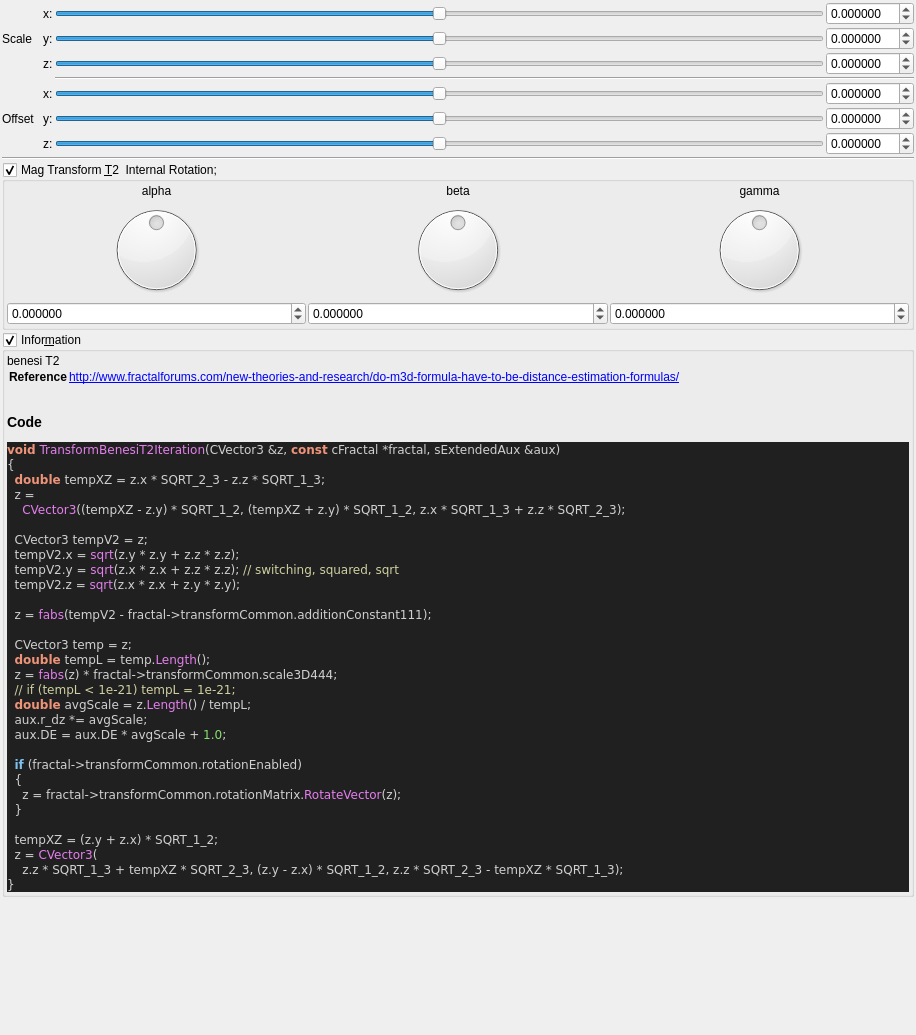
<?xml version="1.0" encoding="UTF-8"?>
<ui version="4.0">
 <class>Form</class>
 <widget class="QWidget" name="Form">
  <property name="geometry">
   <rect>
    <x>0</x>
    <y>0</y>
    <width>916</width>
    <height>1035</height>
   </rect>
  </property>
  <property name="windowTitle">
   <string>Form</string>
  </property>
  <layout class="QVBoxLayout" name="verticalLayout">
   <property name="spacing">
    <number>2</number>
   </property>
   <property name="leftMargin">
    <number>2</number>
   </property>
   <property name="topMargin">
    <number>2</number>
   </property>
   <property name="rightMargin">
    <number>2</number>
   </property>
   <property name="bottomMargin">
    <number>2</number>
   </property>
   <item>
    <layout class="QGridLayout" name="gridLayout_63">
     <property name="spacing">
      <number>2</number>
     </property>
     <item row="6" column="4">
      <widget class="MyDoubleSpinBox" name="spinbox3_transf_addition_constant_111_y">
       <property name="sizePolicy">
        <sizepolicy hsizetype="Minimum" vsizetype="Maximum">
         <horstretch>0</horstretch>
         <verstretch>0</verstretch>
        </sizepolicy>
       </property>
       <property name="prefix">
        <string/>
       </property>
       <property name="suffix">
        <string/>
       </property>
       <property name="decimals">
        <number>6</number>
       </property>
       <property name="minimum">
        <double>-99.989999999999995</double>
       </property>
       <property name="maximum">
        <double>99.989999999999995</double>
       </property>
       <property name="singleStep">
        <double>0.100000000000000</double>
       </property>
      </widget>
     </item>
     <item row="5" column="4">
      <widget class="MyDoubleSpinBox" name="spinbox3_transf_addition_constant_111_x">
       <property name="sizePolicy">
        <sizepolicy hsizetype="Minimum" vsizetype="Maximum">
         <horstretch>0</horstretch>
         <verstretch>0</verstretch>
        </sizepolicy>
       </property>
       <property name="prefix">
        <string/>
       </property>
       <property name="suffix">
        <string/>
       </property>
       <property name="decimals">
        <number>6</number>
       </property>
       <property name="minimum">
        <double>-99.989999999999995</double>
       </property>
       <property name="maximum">
        <double>99.989999999999995</double>
       </property>
       <property name="singleStep">
        <double>0.100000000000000</double>
       </property>
      </widget>
     </item>
     <item row="3" column="4">
      <widget class="MyDoubleSpinBox" name="spinbox3_transf_scale3D_444_z">
       <property name="sizePolicy">
        <sizepolicy hsizetype="Minimum" vsizetype="Maximum">
         <horstretch>0</horstretch>
         <verstretch>0</verstretch>
        </sizepolicy>
       </property>
       <property name="prefix">
        <string/>
       </property>
       <property name="suffix">
        <string/>
       </property>
       <property name="decimals">
        <number>6</number>
       </property>
       <property name="minimum">
        <double>-99.989999999999995</double>
       </property>
       <property name="maximum">
        <double>99.989999999999995</double>
       </property>
       <property name="singleStep">
        <double>0.100000000000000</double>
       </property>
      </widget>
     </item>
     <item row="3" column="2">
      <widget class="QLabel" name="label_260">
       <property name="text">
        <string>z:</string>
       </property>
      </widget>
     </item>
     <item row="2" column="3">
      <widget class="QSlider" name="slider3_transf_scale3D_444_y">
       <property name="sizePolicy">
        <sizepolicy hsizetype="Expanding" vsizetype="Maximum">
         <horstretch>0</horstretch>
         <verstretch>0</verstretch>
        </sizepolicy>
       </property>
       <property name="minimum">
        <number>-5000000</number>
       </property>
       <property name="maximum">
        <number>5000000</number>
       </property>
       <property name="singleStep">
        <number>1</number>
       </property>
       <property name="orientation">
        <enum>Qt::Horizontal</enum>
       </property>
      </widget>
     </item>
     <item row="6" column="1">
      <widget class="QLabel" name="label_255">
       <property name="text">
        <string>Offset  </string>
       </property>
      </widget>
     </item>
     <item row="2" column="1">
      <widget class="QLabel" name="label_258">
       <property name="text">
        <string>Scale </string>
       </property>
      </widget>
     </item>
     <item row="4" column="3" colspan="2">
      <widget class="Line" name="line_53">
       <property name="orientation">
        <enum>Qt::Horizontal</enum>
       </property>
      </widget>
     </item>
     <item row="6" column="3">
      <widget class="QSlider" name="slider3_transf_addition_constant_111_y">
       <property name="sizePolicy">
        <sizepolicy hsizetype="Expanding" vsizetype="Maximum">
         <horstretch>0</horstretch>
         <verstretch>0</verstretch>
        </sizepolicy>
       </property>
       <property name="minimum">
        <number>-5000000</number>
       </property>
       <property name="maximum">
        <number>5000000</number>
       </property>
       <property name="singleStep">
        <number>1</number>
       </property>
       <property name="orientation">
        <enum>Qt::Horizontal</enum>
       </property>
      </widget>
     </item>
     <item row="0" column="2">
      <widget class="QLabel" name="label_252">
       <property name="text">
        <string>x:</string>
       </property>
      </widget>
     </item>
     <item row="0" column="3">
      <widget class="QSlider" name="slider3_transf_scale3D_444_x">
       <property name="sizePolicy">
        <sizepolicy hsizetype="Preferred" vsizetype="Preferred">
         <horstretch>0</horstretch>
         <verstretch>0</verstretch>
        </sizepolicy>
       </property>
       <property name="minimum">
        <number>-5000000</number>
       </property>
       <property name="maximum">
        <number>5000000</number>
       </property>
       <property name="singleStep">
        <number>1</number>
       </property>
       <property name="orientation">
        <enum>Qt::Horizontal</enum>
       </property>
      </widget>
     </item>
     <item row="3" column="3">
      <widget class="QSlider" name="slider3_transf_scale3D_444_z">
       <property name="sizePolicy">
        <sizepolicy hsizetype="Expanding" vsizetype="Maximum">
         <horstretch>0</horstretch>
         <verstretch>0</verstretch>
        </sizepolicy>
       </property>
       <property name="minimum">
        <number>-5000000</number>
       </property>
       <property name="maximum">
        <number>5000000</number>
       </property>
       <property name="singleStep">
        <number>1</number>
       </property>
       <property name="orientation">
        <enum>Qt::Horizontal</enum>
       </property>
      </widget>
     </item>
     <item row="6" column="2">
      <widget class="QLabel" name="label_259">
       <property name="text">
        <string>y:</string>
       </property>
      </widget>
     </item>
     <item row="7" column="3">
      <widget class="QSlider" name="slider3_transf_addition_constant_111_z">
       <property name="sizePolicy">
        <sizepolicy hsizetype="Expanding" vsizetype="Maximum">
         <horstretch>0</horstretch>
         <verstretch>0</verstretch>
        </sizepolicy>
       </property>
       <property name="minimum">
        <number>-5000000</number>
       </property>
       <property name="maximum">
        <number>5000000</number>
       </property>
       <property name="singleStep">
        <number>1</number>
       </property>
       <property name="orientation">
        <enum>Qt::Horizontal</enum>
       </property>
      </widget>
     </item>
     <item row="2" column="4">
      <widget class="MyDoubleSpinBox" name="spinbox3_transf_scale3D_444_y">
       <property name="sizePolicy">
        <sizepolicy hsizetype="Minimum" vsizetype="Maximum">
         <horstretch>0</horstretch>
         <verstretch>0</verstretch>
        </sizepolicy>
       </property>
       <property name="prefix">
        <string/>
       </property>
       <property name="suffix">
        <string/>
       </property>
       <property name="decimals">
        <number>6</number>
       </property>
       <property name="minimum">
        <double>-99.989999999999995</double>
       </property>
       <property name="maximum">
        <double>99.989999999999995</double>
       </property>
       <property name="singleStep">
        <double>0.100000000000000</double>
       </property>
      </widget>
     </item>
     <item row="0" column="4">
      <widget class="MyDoubleSpinBox" name="spinbox3_transf_scale3D_444_x">
       <property name="sizePolicy">
        <sizepolicy hsizetype="Minimum" vsizetype="Maximum">
         <horstretch>0</horstretch>
         <verstretch>0</verstretch>
        </sizepolicy>
       </property>
       <property name="prefix">
        <string/>
       </property>
       <property name="suffix">
        <string/>
       </property>
       <property name="decimals">
        <number>6</number>
       </property>
       <property name="minimum">
        <double>-99.989999999999995</double>
       </property>
       <property name="maximum">
        <double>99.989999999999995</double>
       </property>
       <property name="singleStep">
        <double>0.100000000000000</double>
       </property>
      </widget>
     </item>
     <item row="7" column="4">
      <widget class="MyDoubleSpinBox" name="spinbox3_transf_addition_constant_111_z">
       <property name="sizePolicy">
        <sizepolicy hsizetype="Minimum" vsizetype="Maximum">
         <horstretch>0</horstretch>
         <verstretch>0</verstretch>
        </sizepolicy>
       </property>
       <property name="prefix">
        <string/>
       </property>
       <property name="suffix">
        <string/>
       </property>
       <property name="decimals">
        <number>6</number>
       </property>
       <property name="minimum">
        <double>-99.989999999999995</double>
       </property>
       <property name="maximum">
        <double>99.989999999999995</double>
       </property>
       <property name="singleStep">
        <double>0.100000000000000</double>
       </property>
      </widget>
     </item>
     <item row="5" column="2">
      <widget class="QLabel" name="label_254">
       <property name="text">
        <string>x:</string>
       </property>
      </widget>
     </item>
     <item row="2" column="2">
      <widget class="QLabel" name="label_256">
       <property name="text">
        <string>y:</string>
       </property>
      </widget>
     </item>
     <item row="7" column="2">
      <widget class="QLabel" name="label_261">
       <property name="text">
        <string>z:</string>
       </property>
      </widget>
     </item>
     <item row="5" column="3">
      <widget class="QSlider" name="slider3_transf_addition_constant_111_x">
       <property name="sizePolicy">
        <sizepolicy hsizetype="Preferred" vsizetype="Preferred">
         <horstretch>0</horstretch>
         <verstretch>0</verstretch>
        </sizepolicy>
       </property>
       <property name="minimum">
        <number>-5000000</number>
       </property>
       <property name="maximum">
        <number>5000000</number>
       </property>
       <property name="singleStep">
        <number>1</number>
       </property>
       <property name="orientation">
        <enum>Qt::Horizontal</enum>
       </property>
      </widget>
     </item>
    </layout>
   </item>
   <item>
    <widget class="Line" name="line_55">
     <property name="orientation">
      <enum>Qt::Horizontal</enum>
     </property>
    </widget>
   </item>
   <item>
    <widget class="MyGroupBox" name="groupCheck_transf_rotation_enabled">
     <property name="title">
      <string>Mag Transform &amp;T2  Internal Rotation; </string>
     </property>
     <property name="checkable">
      <bool>true</bool>
     </property>
     <layout class="QVBoxLayout" name="verticalLayout_8" stretch="0">
      <property name="spacing">
       <number>2</number>
      </property>
      <property name="leftMargin">
       <number>2</number>
      </property>
      <property name="topMargin">
       <number>2</number>
      </property>
      <property name="rightMargin">
       <number>2</number>
      </property>
      <property name="bottomMargin">
       <number>2</number>
      </property>
      <item>
       <layout class="QGridLayout" name="gridLayout_10">
        <property name="spacing">
         <number>2</number>
        </property>
        <item row="1" column="2">
         <widget class="QLabel" name="label_36">
          <property name="text">
           <string>gamma</string>
          </property>
          <property name="alignment">
           <set>Qt::AlignCenter</set>
          </property>
         </widget>
        </item>
        <item row="1" column="1">
         <widget class="QLabel" name="label_34">
          <property name="text">
           <string>beta</string>
          </property>
          <property name="alignment">
           <set>Qt::AlignCenter</set>
          </property>
         </widget>
        </item>
        <item row="1" column="0">
         <widget class="QLabel" name="label_35">
          <property name="text">
           <string>alpha</string>
          </property>
          <property name="alignment">
           <set>Qt::AlignCenter</set>
          </property>
         </widget>
        </item>
        <item row="2" column="1">
         <widget class="QDial" name="dial3_transf_rotation_y">
          <property name="minimum">
           <number>-18000</number>
          </property>
          <property name="maximum">
           <number>18000</number>
          </property>
          <property name="wrapping">
           <bool>true</bool>
          </property>
         </widget>
        </item>
        <item row="2" column="2">
         <widget class="QDial" name="dial3_transf_rotation_z">
          <property name="minimum">
           <number>-18000</number>
          </property>
          <property name="maximum">
           <number>18000</number>
          </property>
          <property name="wrapping">
           <bool>true</bool>
          </property>
         </widget>
        </item>
        <item row="3" column="0">
         <widget class="MyDoubleSpinBox" name="spinboxd3_transf_rotation_x">
          <property name="sizePolicy">
           <sizepolicy hsizetype="Minimum" vsizetype="Maximum">
            <horstretch>0</horstretch>
            <verstretch>0</verstretch>
           </sizepolicy>
          </property>
          <property name="prefix">
           <string/>
          </property>
          <property name="suffix">
           <string/>
          </property>
          <property name="decimals">
           <number>6</number>
          </property>
          <property name="minimum">
           <double>-180.000000000000000</double>
          </property>
          <property name="maximum">
           <double>180.000000000000000</double>
          </property>
          <property name="singleStep">
           <double>1.000000000000000</double>
          </property>
         </widget>
        </item>
        <item row="2" column="0">
         <widget class="QDial" name="dial3_transf_rotation_x">
          <property name="minimum">
           <number>-18000</number>
          </property>
          <property name="maximum">
           <number>18000</number>
          </property>
          <property name="wrapping">
           <bool>true</bool>
          </property>
         </widget>
        </item>
        <item row="3" column="2">
         <widget class="MyDoubleSpinBox" name="spinboxd3_transf_rotation_z">
          <property name="sizePolicy">
           <sizepolicy hsizetype="Minimum" vsizetype="Maximum">
            <horstretch>0</horstretch>
            <verstretch>0</verstretch>
           </sizepolicy>
          </property>
          <property name="prefix">
           <string/>
          </property>
          <property name="suffix">
           <string/>
          </property>
          <property name="decimals">
           <number>6</number>
          </property>
          <property name="minimum">
           <double>-180.000000000000000</double>
          </property>
          <property name="maximum">
           <double>180.000000000000000</double>
          </property>
          <property name="singleStep">
           <double>1.000000000000000</double>
          </property>
         </widget>
        </item>
        <item row="3" column="1">
         <widget class="MyDoubleSpinBox" name="spinboxd3_transf_rotation_y">
          <property name="sizePolicy">
           <sizepolicy hsizetype="Minimum" vsizetype="Maximum">
            <horstretch>0</horstretch>
            <verstretch>0</verstretch>
           </sizepolicy>
          </property>
          <property name="prefix">
           <string/>
          </property>
          <property name="suffix">
           <string/>
          </property>
          <property name="decimals">
           <number>6</number>
          </property>
          <property name="minimum">
           <double>-180.000000000000000</double>
          </property>
          <property name="maximum">
           <double>180.000000000000000</double>
          </property>
          <property name="singleStep">
           <double>1.000000000000000</double>
          </property>
         </widget>
        </item>
       </layout>
      </item>
     </layout>
    </widget>
   </item>
   <item>
    <widget class="MyGroupBox" name="groupCheck_info">
     <property name="title">
      <string>Infor&amp;mation</string>
     </property>
     <property name="flat">
      <bool>false</bool>
     </property>
     <property name="checkable">
      <bool>true</bool>
     </property>
     <layout class="QVBoxLayout" name="verticalLayout_2">
      <property name="spacing">
       <number>2</number>
      </property>
      <property name="leftMargin">
       <number>2</number>
      </property>
      <property name="topMargin">
       <number>2</number>
      </property>
      <property name="rightMargin">
       <number>2</number>
      </property>
      <property name="bottomMargin">
       <number>2</number>
      </property>
      <item>
       <widget class="QLabel" name="label_code_content">
        <property name="text">
         <string>&lt;p&gt;benesi T2&lt;/p&gt;&lt;table&gt;
&lt;tr&gt;&lt;th&gt;Reference&lt;/th&gt;&lt;td&gt;&lt;a href=&quot;http://www.fractalforums.com/new-theories-and-research/do-m3d-formula-have-to-be-distance-estimation-formulas/&quot;&gt;http://www.fractalforums.com/new-theories-and-research/do-m3d-formula-have-to-be-distance-estimation-formulas/&lt;br&gt;
&lt;/td&gt;&lt;/tr&gt;
&lt;/table&gt;
&lt;h3&gt;Code&lt;/h3&gt;
&lt;body style=&quot;background-color:#202020&quot;&gt;
&lt;pre style=&quot;color:#d0d0d0; background-color:#202020;  font-family:'Courier New',monospace;&quot;&gt;&lt;span style=&quot;color:#f09479; font-weight:bold&quot;&gt;void&lt;/span&gt; &lt;span style=&quot;color:#e47eed&quot;&gt;TransformBenesiT2Iteration&lt;/span&gt;&lt;span style=&quot;color:#d0d0d0&quot;&gt;(&lt;/span&gt;CVector3 &lt;span style=&quot;color:#d0d0d0&quot;&gt;&amp;amp;&lt;/span&gt;z&lt;span style=&quot;color:#d0d0d0&quot;&gt;,&lt;/span&gt; &lt;span style=&quot;color:#f09479; font-weight:bold&quot;&gt;const&lt;/span&gt; cFractal &lt;span style=&quot;color:#d0d0d0&quot;&gt;*&lt;/span&gt;fractal&lt;span style=&quot;color:#d0d0d0&quot;&gt;,&lt;/span&gt; sExtendedAux &lt;span style=&quot;color:#d0d0d0&quot;&gt;&amp;amp;&lt;/span&gt;aux&lt;span style=&quot;color:#d0d0d0&quot;&gt;)&lt;/span&gt;
&lt;span style=&quot;color:#d0d0d0&quot;&gt;{&lt;/span&gt;
  &lt;span style=&quot;color:#f09479; font-weight:bold&quot;&gt;double&lt;/span&gt; tempXZ &lt;span style=&quot;color:#d0d0d0&quot;&gt;=&lt;/span&gt; z&lt;span style=&quot;color:#d0d0d0&quot;&gt;.&lt;/span&gt;x &lt;span style=&quot;color:#d0d0d0&quot;&gt;*&lt;/span&gt; SQRT_2_3 &lt;span style=&quot;color:#d0d0d0&quot;&gt;-&lt;/span&gt; z&lt;span style=&quot;color:#d0d0d0&quot;&gt;.&lt;/span&gt;z &lt;span style=&quot;color:#d0d0d0&quot;&gt;*&lt;/span&gt; SQRT_1_3&lt;span style=&quot;color:#d0d0d0&quot;&gt;;&lt;/span&gt;
  z &lt;span style=&quot;color:#d0d0d0&quot;&gt;=&lt;/span&gt;
    &lt;span style=&quot;color:#e47eed&quot;&gt;CVector3&lt;/span&gt;&lt;span style=&quot;color:#d0d0d0&quot;&gt;((&lt;/span&gt;tempXZ &lt;span style=&quot;color:#d0d0d0&quot;&gt;-&lt;/span&gt; z&lt;span style=&quot;color:#d0d0d0&quot;&gt;.&lt;/span&gt;y&lt;span style=&quot;color:#d0d0d0&quot;&gt;) *&lt;/span&gt; SQRT_1_2&lt;span style=&quot;color:#d0d0d0&quot;&gt;, (&lt;/span&gt;tempXZ &lt;span style=&quot;color:#d0d0d0&quot;&gt;+&lt;/span&gt; z&lt;span style=&quot;color:#d0d0d0&quot;&gt;.&lt;/span&gt;y&lt;span style=&quot;color:#d0d0d0&quot;&gt;) *&lt;/span&gt; SQRT_1_2&lt;span style=&quot;color:#d0d0d0&quot;&gt;,&lt;/span&gt; z&lt;span style=&quot;color:#d0d0d0&quot;&gt;.&lt;/span&gt;x &lt;span style=&quot;color:#d0d0d0&quot;&gt;*&lt;/span&gt; SQRT_1_3 &lt;span style=&quot;color:#d0d0d0&quot;&gt;+&lt;/span&gt; z&lt;span style=&quot;color:#d0d0d0&quot;&gt;.&lt;/span&gt;z &lt;span style=&quot;color:#d0d0d0&quot;&gt;*&lt;/span&gt; SQRT_2_3&lt;span style=&quot;color:#d0d0d0&quot;&gt;);&lt;/span&gt;

  CVector3 tempV2 &lt;span style=&quot;color:#d0d0d0&quot;&gt;=&lt;/span&gt; z&lt;span style=&quot;color:#d0d0d0&quot;&gt;;&lt;/span&gt;
  tempV2&lt;span style=&quot;color:#d0d0d0&quot;&gt;.&lt;/span&gt;x &lt;span style=&quot;color:#d0d0d0&quot;&gt;=&lt;/span&gt; &lt;span style=&quot;color:#e47eed&quot;&gt;sqrt&lt;/span&gt;&lt;span style=&quot;color:#d0d0d0&quot;&gt;(&lt;/span&gt;z&lt;span style=&quot;color:#d0d0d0&quot;&gt;.&lt;/span&gt;y &lt;span style=&quot;color:#d0d0d0&quot;&gt;*&lt;/span&gt; z&lt;span style=&quot;color:#d0d0d0&quot;&gt;.&lt;/span&gt;y &lt;span style=&quot;color:#d0d0d0&quot;&gt;+&lt;/span&gt; z&lt;span style=&quot;color:#d0d0d0&quot;&gt;.&lt;/span&gt;z &lt;span style=&quot;color:#d0d0d0&quot;&gt;*&lt;/span&gt; z&lt;span style=&quot;color:#d0d0d0&quot;&gt;.&lt;/span&gt;z&lt;span style=&quot;color:#d0d0d0&quot;&gt;);&lt;/span&gt;
  tempV2&lt;span style=&quot;color:#d0d0d0&quot;&gt;.&lt;/span&gt;y &lt;span style=&quot;color:#d0d0d0&quot;&gt;=&lt;/span&gt; &lt;span style=&quot;color:#e47eed&quot;&gt;sqrt&lt;/span&gt;&lt;span style=&quot;color:#d0d0d0&quot;&gt;(&lt;/span&gt;z&lt;span style=&quot;color:#d0d0d0&quot;&gt;.&lt;/span&gt;x &lt;span style=&quot;color:#d0d0d0&quot;&gt;*&lt;/span&gt; z&lt;span style=&quot;color:#d0d0d0&quot;&gt;.&lt;/span&gt;x &lt;span style=&quot;color:#d0d0d0&quot;&gt;+&lt;/span&gt; z&lt;span style=&quot;color:#d0d0d0&quot;&gt;.&lt;/span&gt;z &lt;span style=&quot;color:#d0d0d0&quot;&gt;*&lt;/span&gt; z&lt;span style=&quot;color:#d0d0d0&quot;&gt;.&lt;/span&gt;z&lt;span style=&quot;color:#d0d0d0&quot;&gt;);&lt;/span&gt; &lt;span style=&quot;color:#d0d0a0&quot;&gt;// switching, squared, sqrt&lt;/span&gt;
  tempV2&lt;span style=&quot;color:#d0d0d0&quot;&gt;.&lt;/span&gt;z &lt;span style=&quot;color:#d0d0d0&quot;&gt;=&lt;/span&gt; &lt;span style=&quot;color:#e47eed&quot;&gt;sqrt&lt;/span&gt;&lt;span style=&quot;color:#d0d0d0&quot;&gt;(&lt;/span&gt;z&lt;span style=&quot;color:#d0d0d0&quot;&gt;.&lt;/span&gt;x &lt;span style=&quot;color:#d0d0d0&quot;&gt;*&lt;/span&gt; z&lt;span style=&quot;color:#d0d0d0&quot;&gt;.&lt;/span&gt;x &lt;span style=&quot;color:#d0d0d0&quot;&gt;+&lt;/span&gt; z&lt;span style=&quot;color:#d0d0d0&quot;&gt;.&lt;/span&gt;y &lt;span style=&quot;color:#d0d0d0&quot;&gt;*&lt;/span&gt; z&lt;span style=&quot;color:#d0d0d0&quot;&gt;.&lt;/span&gt;y&lt;span style=&quot;color:#d0d0d0&quot;&gt;);&lt;/span&gt;

  z &lt;span style=&quot;color:#d0d0d0&quot;&gt;=&lt;/span&gt; &lt;span style=&quot;color:#e47eed&quot;&gt;fabs&lt;/span&gt;&lt;span style=&quot;color:#d0d0d0&quot;&gt;(&lt;/span&gt;tempV2 &lt;span style=&quot;color:#d0d0d0&quot;&gt;-&lt;/span&gt; fractal&lt;span style=&quot;color:#d0d0d0&quot;&gt;-&amp;gt;&lt;/span&gt;transformCommon&lt;span style=&quot;color:#d0d0d0&quot;&gt;.&lt;/span&gt;additionConstant111&lt;span style=&quot;color:#d0d0d0&quot;&gt;);&lt;/span&gt;

  CVector3 temp &lt;span style=&quot;color:#d0d0d0&quot;&gt;=&lt;/span&gt; z&lt;span style=&quot;color:#d0d0d0&quot;&gt;;&lt;/span&gt;
  &lt;span style=&quot;color:#f09479; font-weight:bold&quot;&gt;double&lt;/span&gt; tempL &lt;span style=&quot;color:#d0d0d0&quot;&gt;=&lt;/span&gt; temp&lt;span style=&quot;color:#d0d0d0&quot;&gt;.&lt;/span&gt;&lt;span style=&quot;color:#e47eed&quot;&gt;Length&lt;/span&gt;&lt;span style=&quot;color:#d0d0d0&quot;&gt;();&lt;/span&gt;
  z &lt;span style=&quot;color:#d0d0d0&quot;&gt;=&lt;/span&gt; &lt;span style=&quot;color:#e47eed&quot;&gt;fabs&lt;/span&gt;&lt;span style=&quot;color:#d0d0d0&quot;&gt;(&lt;/span&gt;z&lt;span style=&quot;color:#d0d0d0&quot;&gt;) *&lt;/span&gt; fractal&lt;span style=&quot;color:#d0d0d0&quot;&gt;-&amp;gt;&lt;/span&gt;transformCommon&lt;span style=&quot;color:#d0d0d0&quot;&gt;.&lt;/span&gt;scale3D444&lt;span style=&quot;color:#d0d0d0&quot;&gt;;&lt;/span&gt;
  &lt;span style=&quot;color:#d0d0a0&quot;&gt;// if (tempL &amp;lt; 1e-21) tempL = 1e-21;&lt;/span&gt;
  &lt;span style=&quot;color:#f09479; font-weight:bold&quot;&gt;double&lt;/span&gt; avgScale &lt;span style=&quot;color:#d0d0d0&quot;&gt;=&lt;/span&gt; z&lt;span style=&quot;color:#d0d0d0&quot;&gt;.&lt;/span&gt;&lt;span style=&quot;color:#e47eed&quot;&gt;Length&lt;/span&gt;&lt;span style=&quot;color:#d0d0d0&quot;&gt;() /&lt;/span&gt; tempL&lt;span style=&quot;color:#d0d0d0&quot;&gt;;&lt;/span&gt;
  aux&lt;span style=&quot;color:#d0d0d0&quot;&gt;.&lt;/span&gt;r_dz &lt;span style=&quot;color:#d0d0d0&quot;&gt;*=&lt;/span&gt; avgScale&lt;span style=&quot;color:#d0d0d0&quot;&gt;;&lt;/span&gt;
  aux&lt;span style=&quot;color:#d0d0d0&quot;&gt;.&lt;/span&gt;DE &lt;span style=&quot;color:#d0d0d0&quot;&gt;=&lt;/span&gt; aux&lt;span style=&quot;color:#d0d0d0&quot;&gt;.&lt;/span&gt;DE &lt;span style=&quot;color:#d0d0d0&quot;&gt;*&lt;/span&gt; avgScale &lt;span style=&quot;color:#d0d0d0&quot;&gt;+&lt;/span&gt; &lt;span style=&quot;color:#87df71&quot;&gt;1.0&lt;/span&gt;&lt;span style=&quot;color:#d0d0d0&quot;&gt;;&lt;/span&gt;

  &lt;span style=&quot;color:#7ec0ee; font-weight:bold&quot;&gt;if&lt;/span&gt; &lt;span style=&quot;color:#d0d0d0&quot;&gt;(&lt;/span&gt;fractal&lt;span style=&quot;color:#d0d0d0&quot;&gt;-&amp;gt;&lt;/span&gt;transformCommon&lt;span style=&quot;color:#d0d0d0&quot;&gt;.&lt;/span&gt;rotationEnabled&lt;span style=&quot;color:#d0d0d0&quot;&gt;)&lt;/span&gt;
  &lt;span style=&quot;color:#d0d0d0&quot;&gt;{&lt;/span&gt;
    z &lt;span style=&quot;color:#d0d0d0&quot;&gt;=&lt;/span&gt; fractal&lt;span style=&quot;color:#d0d0d0&quot;&gt;-&amp;gt;&lt;/span&gt;transformCommon&lt;span style=&quot;color:#d0d0d0&quot;&gt;.&lt;/span&gt;rotationMatrix&lt;span style=&quot;color:#d0d0d0&quot;&gt;.&lt;/span&gt;&lt;span style=&quot;color:#e47eed&quot;&gt;RotateVector&lt;/span&gt;&lt;span style=&quot;color:#d0d0d0&quot;&gt;(&lt;/span&gt;z&lt;span style=&quot;color:#d0d0d0&quot;&gt;);&lt;/span&gt;
  &lt;span style=&quot;color:#d0d0d0&quot;&gt;}&lt;/span&gt;

  tempXZ &lt;span style=&quot;color:#d0d0d0&quot;&gt;= (&lt;/span&gt;z&lt;span style=&quot;color:#d0d0d0&quot;&gt;.&lt;/span&gt;y &lt;span style=&quot;color:#d0d0d0&quot;&gt;+&lt;/span&gt; z&lt;span style=&quot;color:#d0d0d0&quot;&gt;.&lt;/span&gt;x&lt;span style=&quot;color:#d0d0d0&quot;&gt;) *&lt;/span&gt; SQRT_1_2&lt;span style=&quot;color:#d0d0d0&quot;&gt;;&lt;/span&gt;
  z &lt;span style=&quot;color:#d0d0d0&quot;&gt;=&lt;/span&gt; &lt;span style=&quot;color:#e47eed&quot;&gt;CVector3&lt;/span&gt;&lt;span style=&quot;color:#d0d0d0&quot;&gt;(&lt;/span&gt;
    z&lt;span style=&quot;color:#d0d0d0&quot;&gt;.&lt;/span&gt;z &lt;span style=&quot;color:#d0d0d0&quot;&gt;*&lt;/span&gt; SQRT_1_3 &lt;span style=&quot;color:#d0d0d0&quot;&gt;+&lt;/span&gt; tempXZ &lt;span style=&quot;color:#d0d0d0&quot;&gt;*&lt;/span&gt; SQRT_2_3&lt;span style=&quot;color:#d0d0d0&quot;&gt;, (&lt;/span&gt;z&lt;span style=&quot;color:#d0d0d0&quot;&gt;.&lt;/span&gt;y &lt;span style=&quot;color:#d0d0d0&quot;&gt;-&lt;/span&gt; z&lt;span style=&quot;color:#d0d0d0&quot;&gt;.&lt;/span&gt;x&lt;span style=&quot;color:#d0d0d0&quot;&gt;) *&lt;/span&gt; SQRT_1_2&lt;span style=&quot;color:#d0d0d0&quot;&gt;,&lt;/span&gt; z&lt;span style=&quot;color:#d0d0d0&quot;&gt;.&lt;/span&gt;z &lt;span style=&quot;color:#d0d0d0&quot;&gt;*&lt;/span&gt; SQRT_2_3 &lt;span style=&quot;color:#d0d0d0&quot;&gt;-&lt;/span&gt; tempXZ &lt;span style=&quot;color:#d0d0d0&quot;&gt;*&lt;/span&gt; SQRT_1_3&lt;span style=&quot;color:#d0d0d0&quot;&gt;);&lt;/span&gt;
&lt;span style=&quot;color:#d0d0d0&quot;&gt;}&lt;/span&gt;
&lt;/pre&gt;
&lt;/body&gt;</string>
        </property>
        <property name="wordWrap">
         <bool>true</bool>
        </property>
        <property name="openExternalLinks">
         <bool>true</bool>
        </property>
        <property name="textInteractionFlags">
         <set>Qt::LinksAccessibleByMouse|Qt::TextSelectableByMouse</set>
        </property>
       </widget>
      </item>
     </layout>
    </widget>
   </item>
   <item>
    <spacer name="verticalSpacer">
     <property name="orientation">
      <enum>Qt::Vertical</enum>
     </property>
     <property name="sizeHint" stdset="0">
      <size>
       <width>20</width>
       <height>40</height>
      </size>
     </property>
    </spacer>
   </item>
  </layout>
 </widget>
 <customwidgets>
  <customwidget>
   <class>MyDoubleSpinBox</class>
   <extends>QDoubleSpinBox</extends>
   <header>my_double_spin_box.h</header>
  </customwidget>
  <customwidget>
   <class>MyGroupBox</class>
   <extends>QGroupBox</extends>
   <header>my_group_box.h</header>
   <container>1</container>
  </customwidget>
 </customwidgets>
 <resources/>
 <connections/>
</ui>
